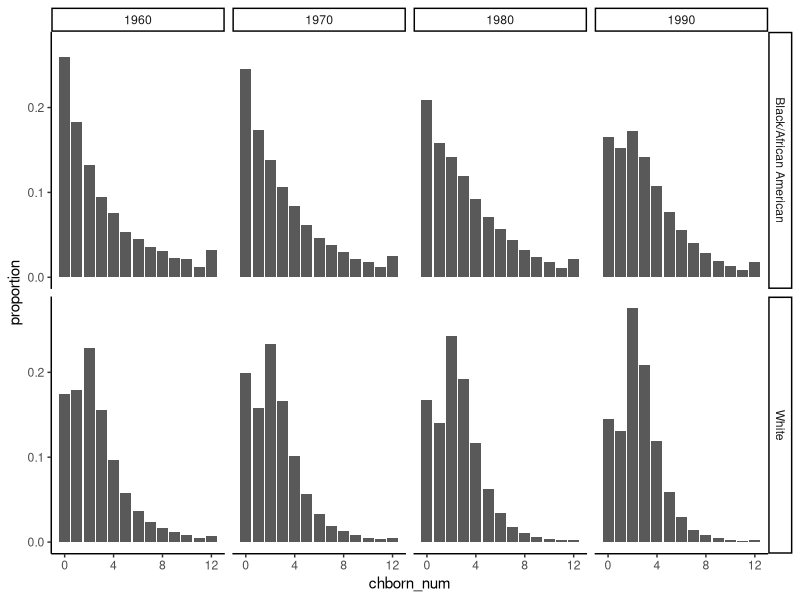

This chart was generated by the following R code: (Note: this script raises an error after producing the figure.)
## ---- chunk 1
#knitr::opts_knit$set(root.dir = ".")
knitr::opts_chunk$set(eval = TRUE, echo = FALSE, warning = FALSE, fig.width = 7, fig.height = 6)


# load necessary libraries
library(readr)
library(tidyverse)
library(tidyr)
library(ggplot2)
library(viridis)
library(dplyr)
library(knitr)
library(scales)
## ---- chunk 2
children_data = read.csv("./data/proportions_table_by_race_year.csv")
mother_data = read.csv("./data/data_filtered_recoded.csv")
## ---- chunk 3
ggplot(data = children_data,aes(x=chborn_num,y=proportion)) +
  geom_col(position = position_dodge()) +
  facet_grid(RACE~YEAR) + theme_classic()
## ---- chunk 4
mother_data <- mother_data %>% mutate(id = row_number())
child_df = as.data.frame(rep(mother_data$id,mother_data$chborn_num))
colnames(child_df) = "id"
child_df = merge(child_df,mother_data,by="id")
child_df$nsib = child_df$chborn_num - 1

child_df_gb = child_df %>%
  group_by(RACE,nsib) %>%
  summarise(count = n()) 

child_df_gb$prob = ifelse(child_df_gb$RACE == "White",child_df_gb$count/4380009, child_df_gb$count/547692)

ggplot(data = child_df_gb, aes(x = nsib, y = prob)) +
  geom_col(position = position_dodge()) +
  facet_wrap(~RACE) + theme_classic()
## ---- chunk 5
colnames(child_df_gb) = c("Race","Number of Siblings","Count",'Probability')
kable(child_df_gb[,c(1,2,4)])
## ---- chunk 6
colors <- c(
  "#E41A1C",  # Red
  "#377EB8",  # Blue
  "#4DAF4A",  # Green
  "#984EA3",  # Purple
  "#FF7F00",  # Orange
  "#FFFF33",  # Yellow
  "#A65628",  # Brown
  "#F781BF",  # Pink
  "#999999",  # Grey
  "#66C2A5",  # Teal
  "#FC8D62",  # Salmon
  "#8DA0CB",  # Light blue
  "#E78AC3"   # Light pink
)
unique_chborn_num <- sort(unique(mother_data$chborn_num))
color_mapping <- setNames(colors, unique_chborn_num)

fert_df <- mother_data %>%
  count(RACE, YEAR, chborn_num) %>%
  arrange(RACE, YEAR, chborn_num) %>% 
  mutate(n_sib = chborn_num -1, freq_n_sib = n * chborn_num, 
         color = color_mapping[as.character(chborn_num)]) %>%
  rename(freq_mother = n)

print(fert_df)
## ---- chunk 7
fert_df_black <- fert_df %>% filter(RACE == "Black/African American")
fert_df_white <- fert_df %>% filter(RACE == "White")
  
df_long_black <- fert_df_black %>%
  pivot_longer(cols = c(freq_mother, freq_n_sib),
               names_to = "frequency_type",
               values_to = "frequency") %>%
  mutate(x_axis = ifelse(frequency_type == "freq_mother", chborn_num, n_sib), 
         color.label = paste(chborn_num, "_kids"," ", n_sib, "_sibs", sep = ""), 
         color_order = factor(chborn_num, levels = unique_chborn_num)
  )

## ---- chunk 8
ggplot(df_long_black, aes(x = x_axis, y = frequency, fill = color_order)) +
  geom_col() +
  facet_grid(frequency_type ~ YEAR, 
             labeller = labeller(frequency_type = c("freq_mother" = "Number of Children Born", "freq_n_sib" = "Number of Siblings"), 
                        YEAR = function(x) paste("Year", x))) +
  scale_fill_manual(name = "Number of Children/Siblings",
                    values = color_mapping,
                    labels = unique(df_long_black$color.label),
                    guide = "legend") +
  scale_y_continuous(labels = comma_format(scale = 1, big.mark = ",")) +
  labs(title = "Distribution of Number of Children/Siblings by Census Year (Black/African American)",
       x = "Number of Children/Siblings",
       y = "Frequency") +
  theme_minimal() +
  theme(axis.text.x = element_text(angle = 45, hjust = 1),
        legend.position = "right",
        plot.title = element_text(size = 10, hjust = 0.5))
## ---- chunk 9
df_long_white <- fert_df_white %>%
   pivot_longer(cols = c(freq_mother, freq_n_sib),
               names_to = "frequency_type",
               values_to = "frequency") %>%
  mutate(x_axis = ifelse(frequency_type == "freq_mother", chborn_num, n_sib), 
         color.label = paste(chborn_num, "_kids"," ", n_sib, "_sibs", sep = ""), 
         color_order = factor(chborn_num, levels = unique_chborn_num)
  )
## ---- chunk 10
ggplot(df_long_white, aes(x = x_axis, y = frequency, fill = color_order)) +
  geom_col() +
  facet_grid(frequency_type ~ YEAR, 
             labeller = labeller(frequency_type = c("freq_mother" = "Number of Children Born", "freq_n_sib" = "Number of Siblings"), 
                        YEAR = function(x) paste("Year", x))) +
  scale_fill_manual(name = "Number of Children/Siblings",
                    values = color_mapping,
                    labels = unique(df_long_white$color.label),
                    guide = "legend") +
  scale_y_continuous(labels = comma_format(scale = 1, big.mark = ",")) +
  labs(title = "Distribution of Number of Children/Siblings by Census Year (White)",
       x = "Number of Children/Siblings",
       y = "Frequency") +
  theme_minimal() +
  theme(axis.text.x = element_text(angle = 45, hjust = 1),
        legend.position = "right",
        plot.title = element_text(size = 12, hjust = 0.5))
## ---- chunk 11
fert_df2 <- mother_data %>% mutate(Age_bin = case_when(
    AGE >= 20 & AGE < 30 ~ "20-30",
    AGE >= 30 & AGE < 40 ~ "30-40",
    AGE >= 40 & AGE < 50 ~ "40-50",
    AGE >= 50 & AGE < 60 ~ "50-60",
    AGE >= 60 & AGE < 70 ~ "60-70",
    AGE >= 70 & AGE < 80 ~ "70-80", 
    AGE >= 80 ~ "80"
  ))

fert_df2 <- fert_df2 %>%count(RACE, chborn_num, Age_bin) %>%
  arrange(RACE, chborn_num, Age_bin) %>%
  mutate(n_sib = chborn_num -1, freq_n_sib = n * chborn_num, 
         color = color_mapping[as.character(chborn_num)], 
         ) %>% rename(freq_mother = n)

print(fert_df2)
## ---- chunk 12
fert_df2_black <- fert_df2 %>% filter(RACE == "Black/African American")
fert_df2_white <- fert_df2 %>% filter(RACE == "White")

df_long_black2 <- fert_df2_black %>%
  pivot_longer(cols = c(freq_mother, freq_n_sib),
               names_to = "frequency_type",
               values_to = "frequency") %>%
  mutate(x_axis = ifelse(frequency_type == "freq_mother", chborn_num, n_sib), 
         color.label = paste(chborn_num, "_kids"," ", n_sib, "_sibs", sep = ""), 
         color_order = factor(chborn_num, levels = unique_chborn_num)
  )

df_long_white2 <- fert_df2_white %>%
  pivot_longer(cols = c(freq_mother, freq_n_sib),
               names_to = "frequency_type",
               values_to = "frequency") %>%
  mutate(x_axis = ifelse(frequency_type == "freq_mother", chborn_num, n_sib), 
         color.label = paste(chborn_num, "_kids"," ", n_sib, "_sibs", sep = ""), 
         color_order = factor(chborn_num, levels = unique_chborn_num)
  )
## ---- chunk 13
ggplot(df_long_black2, aes(x = x_axis, y = frequency, fill = color_order)) +
  geom_col() +
  facet_grid(frequency_type ~ Age_bin, 
             labeller = labeller(frequency_type = c("freq_mother" = "Number of Children Born", "freq_n_sib" = "Number of Siblings"), 
                        Age_bin = function(x) paste("Age_bin", x))) +
  scale_fill_manual(name = "Number of Children/Siblings",
                    values = color_mapping,
                    labels = unique(df_long_black2$color.label),
                    guide = "legend") +
  scale_y_continuous(labels = comma_format(scale = 1, big.mark = ",")) +
  labs(title = "Distribution of Number of Children/Siblings by Age (Balck/African American)",
       x = "Number of Children/Siblings",
       y = "Frequency") +
  theme_minimal() +
  theme(axis.text.x = element_text(angle = 45, hjust = 1),
        legend.position = "right",
        plot.title = element_text(size = 12, hjust = 0.5))
## ---- chunk 14
ggplot(df_long_white2, aes(x = x_axis, y = frequency, fill = color_order)) +
  geom_col() +
  facet_grid(frequency_type ~ Age_bin, 
             labeller = labeller(frequency_type = c("freq_mother" = "Number of Children Born", "freq_n_sib" = "Number of Siblings"), 
                        Age_bin = function(x) paste("Age_bin", x))) +
  scale_fill_manual(name = "Number of Children/Siblings",
                    values = color_mapping,
                    labels = unique(df_long_white2$color.label),
                    guide = "legend") +
  scale_y_continuous(labels = comma_format(scale = 1, big.mark = ",")) +
  labs(title = "Distribution of Number of Children/Siblings by Age (White)",
       x = "Number of Children/Siblings",
       y = "Frequency") +
  theme_minimal() +
  theme(axis.text.x = element_text(angle = 45, hjust = 1),
        legend.position = "right",
        plot.title = element_text(size = 12, hjust = 0.5))
